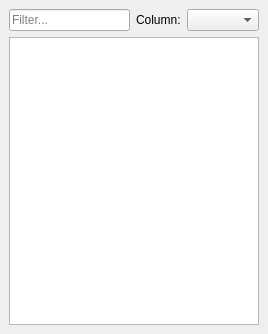
<?xml version="1.0" encoding="UTF-8"?>
<ui version="4.0">
 <class>WkfPlatformBrowserDockWidget</class>
 <widget class="QDockWidget" name="WkfPlatformBrowserDockWidget">
  <property name="geometry">
   <rect>
    <x>0</x>
    <y>0</y>
    <width>268</width>
    <height>334</height>
   </rect>
  </property>
  <property name="allowedAreas">
   <set>Qt::LeftDockWidgetArea|Qt::RightDockWidgetArea</set>
  </property>
  <property name="windowTitle">
   <string>Platform Browser</string>
  </property>
  <widget class="QWidget" name="dockWidgetContents">
   <layout class="QVBoxLayout" name="verticalLayout">
    <item>
     <layout class="QHBoxLayout" name="filterLayout">
      <item>
       <widget class="QLineEdit" name="filterLineEdit">
        <property name="placeholderText">
         <string>Filter...</string>
        </property>
        <property name="clearButtonEnabled">
         <bool>true</bool>
        </property>
       </widget>
      </item>
      <item>
       <widget class="QLabel" name="filterColumnLabel">
        <property name="text">
         <string>Column:</string>
        </property>
       </widget>
      </item>
      <item>
       <widget class="QComboBox" name="filterComboBox">
        <property name="currentIndex">
         <number>-1</number>
        </property>
       </widget>
      </item>
     </layout>
    </item>
    <item>
     <widget class="QTableView" name="tableView">
      <property name="editTriggers">
       <set>QAbstractItemView::NoEditTriggers</set>
      </property>
      <property name="selectionBehavior">
       <enum>QAbstractItemView::SelectRows</enum>
      </property>
      <property name="sortingEnabled">
       <bool>false</bool>
      </property>
      <attribute name="horizontalHeaderMinimumSectionSize">
       <number>23</number>
      </attribute>
      <attribute name="horizontalHeaderStretchLastSection">
       <bool>true</bool>
      </attribute>
      <attribute name="verticalHeaderVisible">
       <bool>false</bool>
      </attribute>
     </widget>
    </item>
   </layout>
  </widget>
 </widget>
 <resources/>
 <connections/>
</ui>
